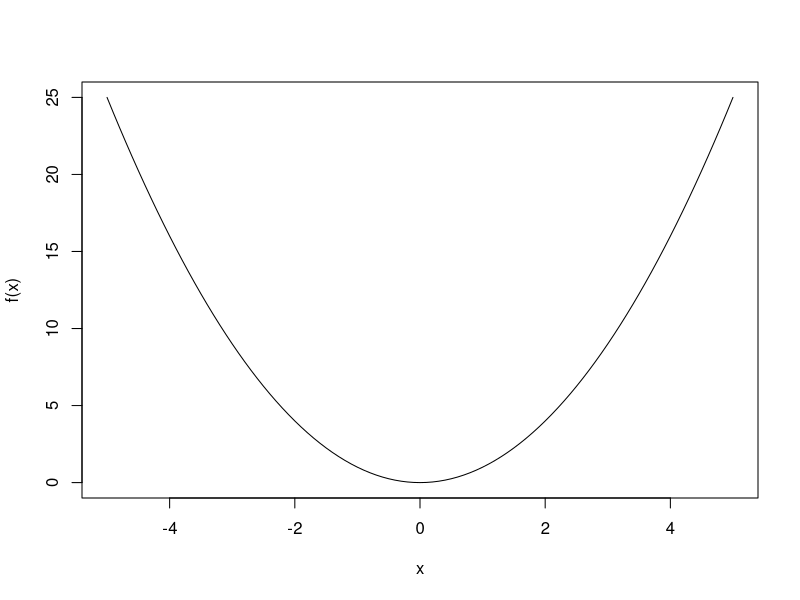
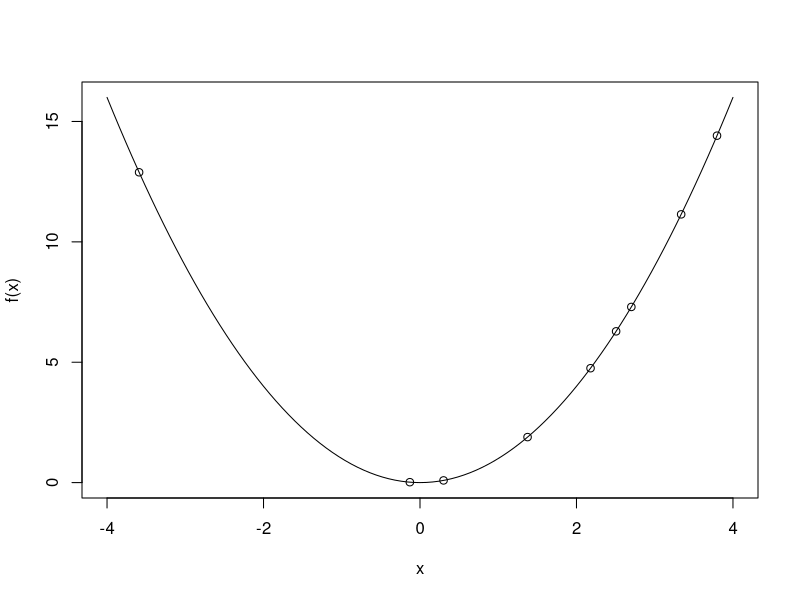
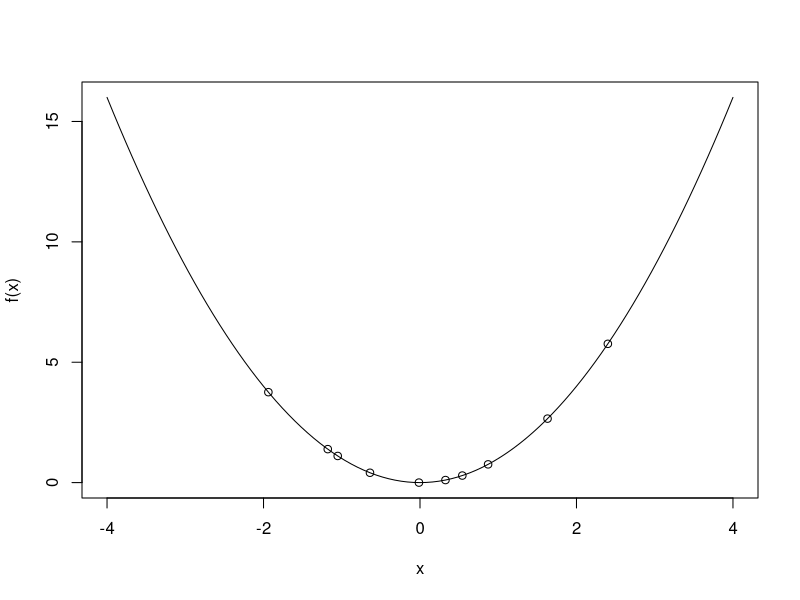
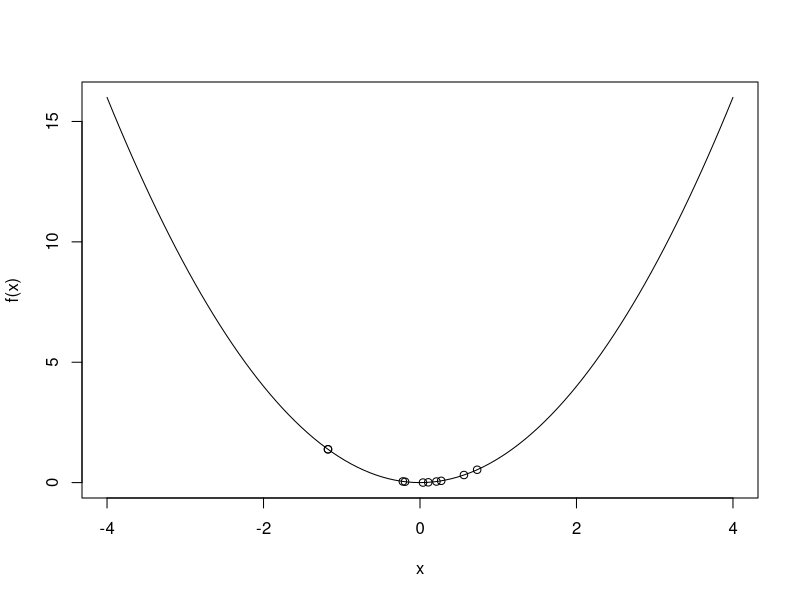
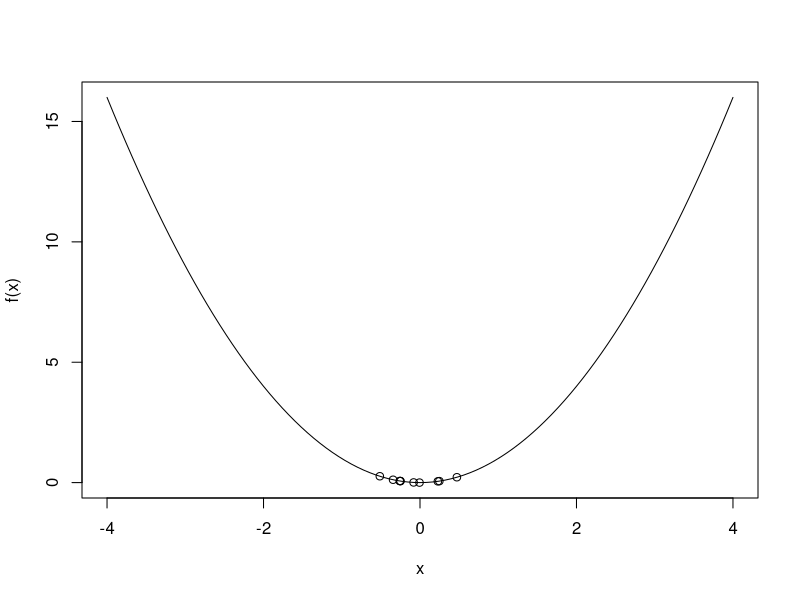
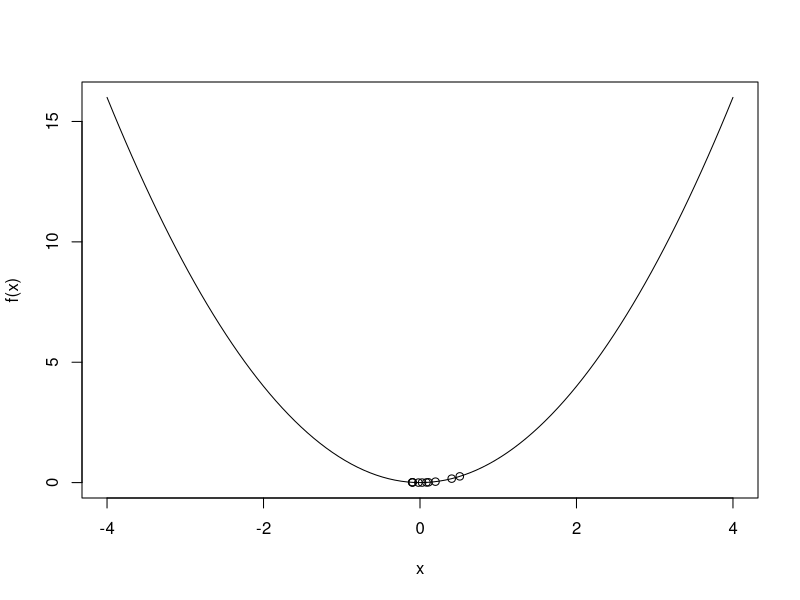
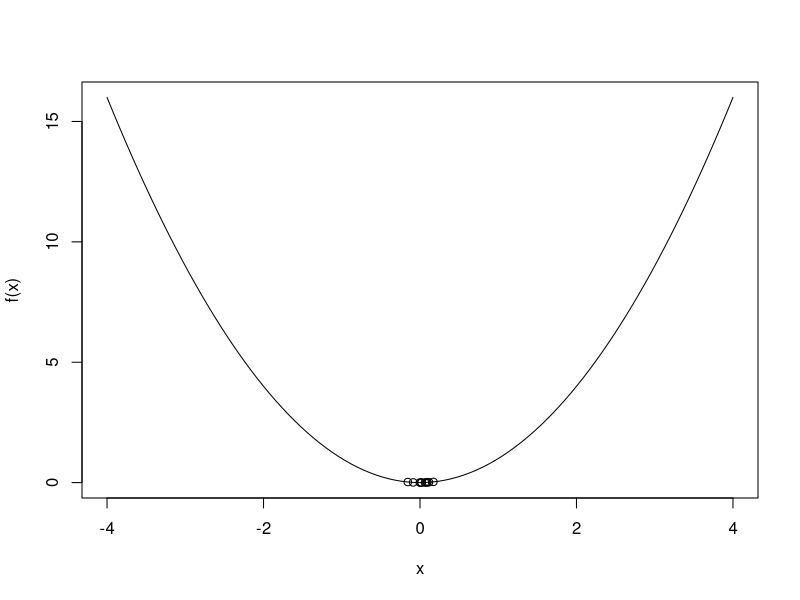
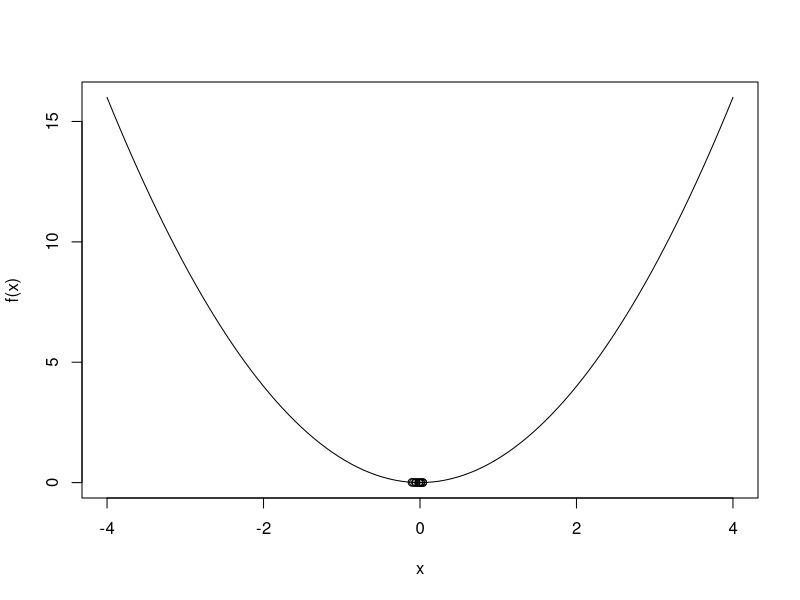

The R source for these figures, in order:
## ---- chunk 1
knitr::opts_chunk$set(echo = TRUE)
## ---- chunk 2
set.seed(123)
#Simple function

f <- function(x){
  return(x^2)
}

curve(f(x),-5,5)

swarm <- function(S,lower, upper,omega,phiP,phiG){
  
  best_swarm <- lower
  #particle positions
  x <- rep(0,S)
  #particle best positions
  p <- rep(0,S)
  #particle velocities
  v <- rep(0,S)
  
  #for each particle i 
  for (i in 1:S){
    #initial position
    x[i] <- runif(1,lower,upper)
    p[i] <- x[i]
    
    if(f(p[i]) < f(best_swarm)){
      best_swarm <- p[i]
    }
    
    #initial velocity
    v[i] <- runif(1,-abs(upper-lower),abs(upper-lower))
  }
  #print(x)
  #print(p)
  #print(v)
  #print(best_swarm)
  for(j in 1:100){
    
    for (i in 1:S){
      rp <- runif(1,0,1)
      rg <- runif(1,0,1)
      
      v[i] <- omega*v[i] + phiP*rp*(p[i]-x[i]) + phiG*rg*(best_swarm-x[i])
      
      x[i] <- x[i] + v[i]
      
      if (f(x[i]) < f(p[i])){
        p[i] <- x[i]
        
        #update best position in the swarm
        if (f(p[i]) < f(best_swarm)){
          best_swarm <- p[i]
        }
      }
    }
    if(j%%2 == 0 && j < 25){
      curve(f,lower,upper)
      points(x,f(x))
    }
  }
  cat("best x value: ",best_swarm,"\n")
  cat("minimum: ",f(best_swarm),"\n")
  cat("\n")
}

swarm(10,-4,4,.5,.5,.5)

#more complex function
f <- function(x){
  return(x^3 - 9*x)
}
curve(f,-2,4)

swarm(10,-1,4,.5,.5,.5)
